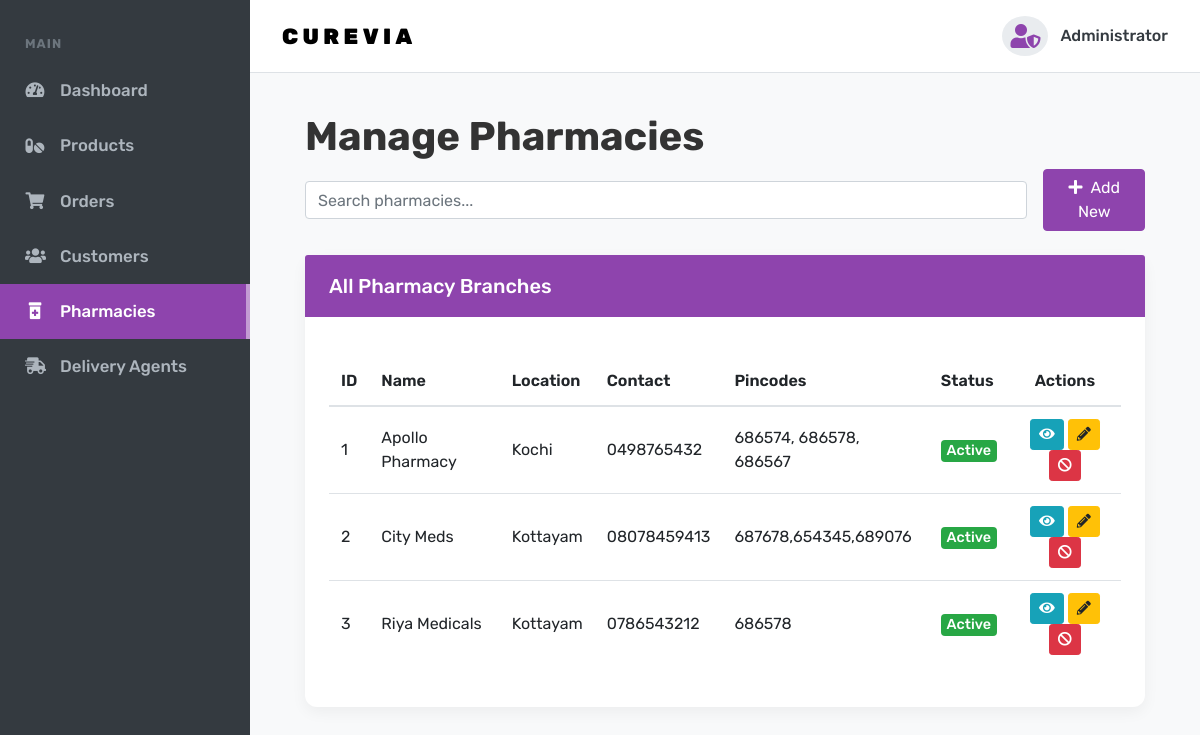
Page /pharmacies/ on the committed database.
### myapp/models.py (models this page shows, shortened)
class Pharmacy(models.Model):
    name = models.CharField(max_length=100)
    location = models.CharField(max_length=100)
    address = models.TextField()
    contact = models.CharField(max_length=20)
    service_pincodes = models.TextField(help_text="Enter pincodes separated by comma", default="")
    is_active = models.BooleanField(default=True)
    email = models.EmailField(unique=True, null=True, blank=True)
    password = models.CharField(max_length=100, null=True, blank=True)
    rights = models.CharField(max_length=100, default="pharmacy")

### myapp/views.py (the view)
# urls.py: path('pharmacies/', views.pharmacies),
@never_cache
def pharmacies(request):
    us=Pharmacy.objects.all()
    return render(request, "admin/pharmacies.html",{"us":us})

### myapp/templates/admin/pharmacies.html (shortened to what this page needs)
<!DOCTYPE html>
<html lang="en">
<head>
  <link rel="stylesheet" href="https://cdnjs.cloudflare.com/ajax/libs/font-awesome/5.15.3/css/all.min.css">
  <link rel="stylesheet" href="https://stackpath.bootstrapcdn.com/bootstrap/4.5.2/css/bootstrap.min.css">
</head>
<body>
  <div class="site-wrap">
    <div class="sidebar">
      <nav class="nav flex-column">
        <div class="sidebar-heading">Main</div>
        <a href="/adminp/" class="nav-link "><i class="fas fa-tachometer-alt"></i> Dashboard</a>
        <a href="/admin_products/" class="nav-link"><i class="fas fa-pills"></i> Products</a>
        <a href="/admin_orders/" class="nav-link"><i class="fas fa-shopping-cart"></i> Orders</a>
        <a href="/customer/" class="nav-link"><i class="fas fa-users"></i> Customers</a>
        <a href="/pharmacies/" class="nav-link active"><i class="fas fa-prescription-bottle-alt"></i> Pharmacies</a>
        <a href="/delivery_agents/" class="nav-link"><i class="fas fa-shipping-fast"></i>Delivery Agents</a>
      </nav>
    </div>
    <div class="main-content">
      <header class="admin-navbar">
        <div class="logo"><a href="#">CureVia</a></div>
        <div class="admin-profile"><i class="fas fa-user-shield"></i><span>Administrator</span></div>
      </header>
      <main class="page-content">
        <div class="container-fluid">
          <div class="page-header">
            <h1 class="page-title">Manage Pharmacies</h1>
            <div class="d-flex align-items-center">
                <input type="text" id="pharmacy-search" class="form-control mr-3" placeholder="Search pharmacies...">
                <a href="{% url 'add_pharmacy' %}" class="btn btn-primary">
                    <i class="fas fa-plus mr-2"></i>Add New
                </a>
            </div>
          </div>
          <div class="card">
            <div class="card-header">All Pharmacy Branches</div>
            <div class="card-body">
              <div class="table-responsive">
                <table class="table table-hover">
                  <thead>
                    <tr>
                      <th>ID</th>
                      <th>Name</th>
                      <th>Location</th>
                      <th>Contact</th>
                      <th>Pincodes</th>
                      <th>Status</th>
                      <th class="text-center">Actions</th>
                    </tr>
                  </thead>
                  <tbody id="pharmacy-table-body">
                    {% for i in us %}
                    <tr>
                      <td>{{ i.id }}</td>
                      <td>{{ i.name }}</td>
                      <td>{{ i.location }}</td>
                      <td>{{ i.contact }}</td>
                      <td>{{ i.service_pincodes }}</td>
                      <td>
                        {% if i.is_active %}
                          <span class="badge badge-success">Active</span>
                        {% else %}
                          <span class="badge badge-danger">Blocked</span>
                        {% endif %}
                      </td>
                      <td class="text-center action-buttons">
                        <button class="btn btn-info btn-sm btn-view-pharmacy"
                            data-address="{{ i.address }}"
                            data-email="{{ i.email }}"
                            title="View Details">
                            <i class="fas fa-eye"></i>
                        </button>
                        <a href="{% url 'edit_pharmacy' i.id %}" class="btn btn-warning btn-sm" title="Edit">
                            <i class="fas fa-pencil-alt"></i>
                        </a>
                        {% if i.is_active %}
                          <a href="{% url 'block_pharmacy' i.id %}" class="btn btn-danger btn-sm" title="Block" onclick="return confirm('Block this pharmacy? Orders will stop.');">
                            <i class="fas fa-ban"></i>
                          </a>
                        {% else %}
                          <a href="{% url 'unblock_pharmacy' i.id %}" class="btn btn-success btn-sm" title="Unblock" onclick="return confirm('Activate this pharmacy?');">
                            <i class="fas fa-check-circle"></i>
                          </a>
                        {% endif %}
                      </td>
                    </tr>
                    {% empty %}
                      <tr><td colspan="7" class="text-center">No pharmacies added yet.</td></tr>
                    {% endfor %}
                  </tbody>
                </table>
              </div>
            </div>
          </div>
        </div>
      </main>
    </div>
  </div>
</body>
</html>

### myapp/templates/admin/pharmacies.html (style rules this page uses)
body { font-family: 'Rubik', sans-serif; background-color: #f8f9fa; color: #343a40; }
h1, h2, h3, h4, h5 { font-family: 'Rubik', sans-serif; font-weight: 700; }
.page-title { font-size: 2.5rem; color: #333; }
.site-wrap { display: flex; min-height: 100vh; }
.main-content { margin-left: 250px; width: calc(100% - 250px); padding: 0; }
.sidebar { width: 250px; position: fixed; top: 0; left: 0; height: 100%; background-color: #343a40; z-index: 1000; }
.sidebar .nav { padding-top: 1.5rem; }
.sidebar a.nav-link { padding: 15px 25px; text-decoration: none; font-size: 1.05rem; font-weight: 500; color: #adb5bd; display: flex; align-items: center; }
.sidebar a.nav-link i { margin-right: 15px; width: 20px; text-align: center; }
.sidebar a.nav-link.active { background-color: #8e44ad; color: #ffffff; border-right: 4px solid #c39bd3; }
.sidebar .sidebar-heading { padding: 10px 25px; font-size: 0.8rem; font-weight: 700; color: #6c757d; text-transform: uppercase; letter-spacing: .08em; }
.admin-navbar { background-color: #fff; border-bottom: 1px solid #dee2e6; padding: 1rem 2rem; display: flex; justify-content: space-between; align-items: center; }
.admin-navbar .logo a { font-family: 'Rubik', sans-serif; text-transform: uppercase; letter-spacing: .2em; font-size: 22px; font-weight: 900; color: #000000; text-decoration: none; }
.admin-navbar .admin-profile { display: flex; align-items: center; font-weight: 500; }
.admin-navbar .admin-profile i { font-size: 1.5rem; color: #8e44ad; margin-right: 12px; background-color: #e9ecef; padding: 8px; border-radius: 50%; }
.page-content { padding: 2.5rem; }
.page-header { margin-bottom: 1.5rem; }
.card { border: none; border-radius: 12px; box-shadow: 0 5px 15px rgba(0,0,0,0.05); margin-bottom: 1.5rem; }
.card-header { background-color: #8e44ad; color: #fff; font-weight: 500; font-size: 1.25rem; padding: 1rem 1.5rem; border-top-left-radius: 12px; border-top-right-radius: 12px; border-bottom: 0; }
.card-body { padding: 1.5rem; }
.table-responsive { margin-top: 1rem; }
.table th { font-weight: 600; border-top: none; }
.table td, .table th { vertical-align: middle; }
.badge { font-size: 90%; font-weight: 500; }
.btn-primary { background-color: #8e44ad; border-color: #8e44ad; }

### rows in the picture
Pharmacy: id "1", name "Apollo Pharmacy", location "Kochi", contact "0498765432", service_pincodes "686574, 686578, 686567", is_active "Active"
Pharmacy: id "2", name "City Meds", location "Kottayam", contact "08078459413", service_pincodes "687678,654345,689076", is_active "Active"
Pharmacy: id "3", name "Riya Medicals", location "Kottayam", contact "0786543212", service_pincodes "686578", is_active "Active"
